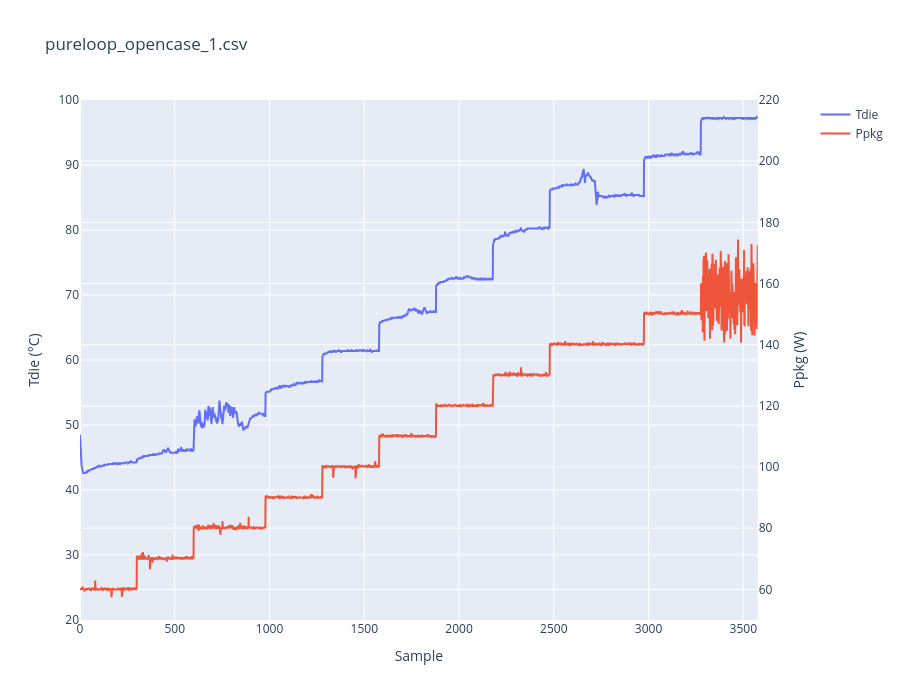
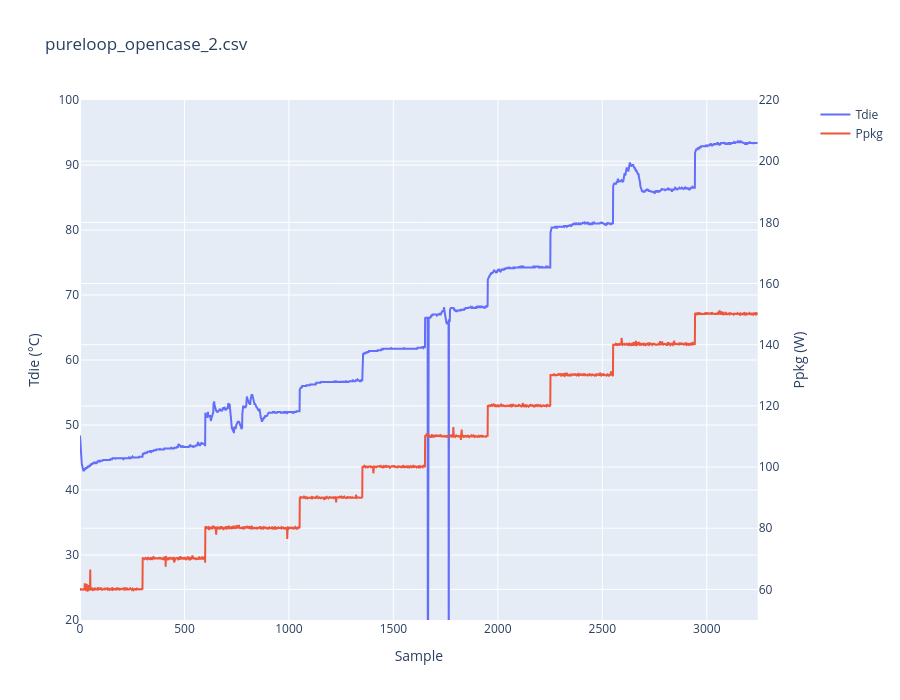
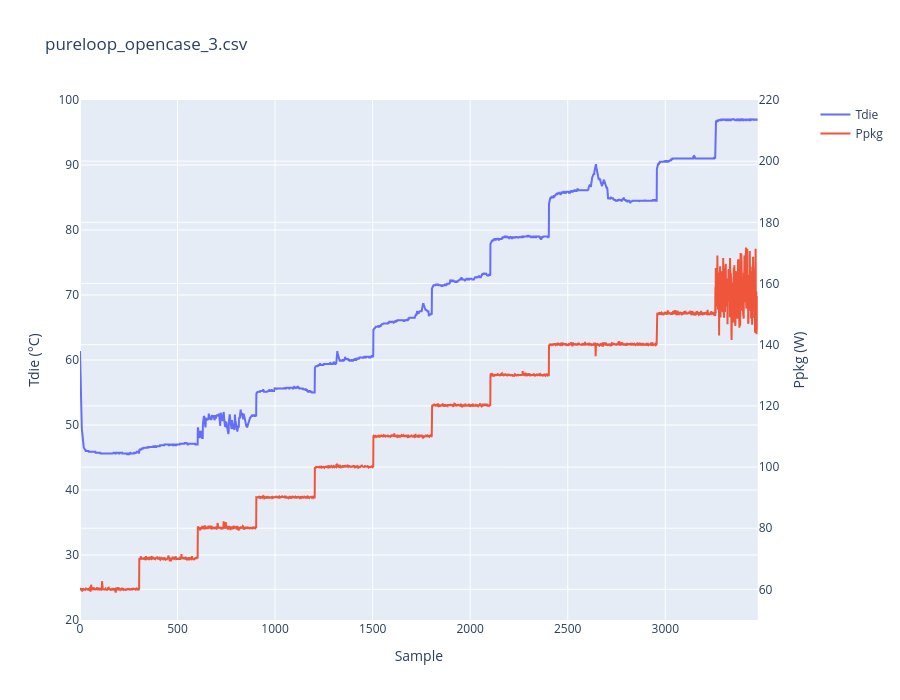
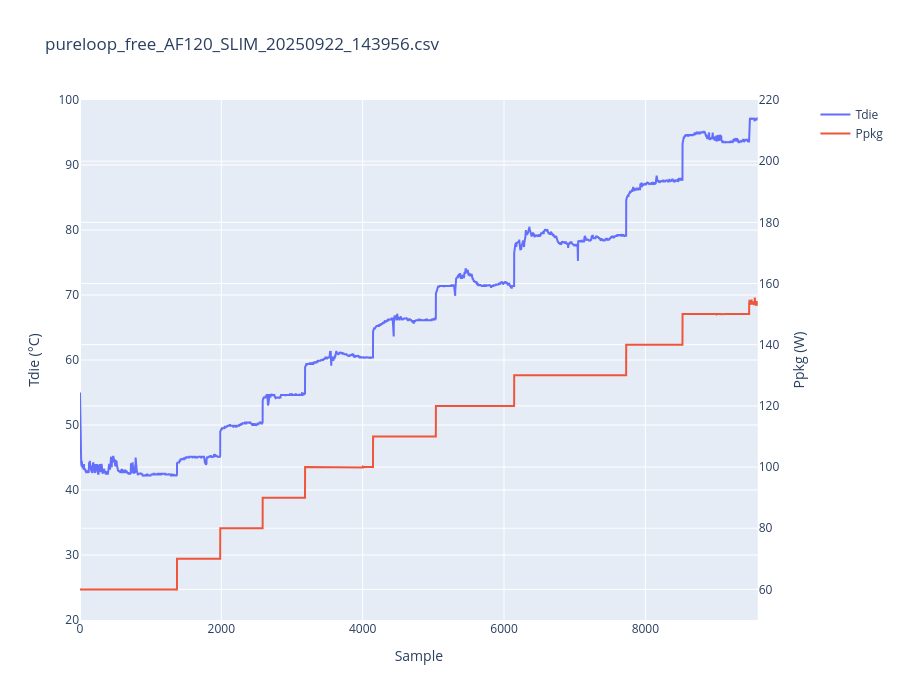

Source (notebook cell) for these figures, in order:
### Markdown cell above
## Stock be quiet! Pure Loop 120 + stock CPU

### Code cell
stock_bequiet_runs = valid_runs[
    (~valid_runs['delidded']) & (valid_runs['loop_under_test'] == 'be quiet! Pure Loop 120')
]
plot_runs(stock_bequiet_runs)

### Figure 1 — Plotly figure (JSON) as saved in the notebook; plotly's stock layout.template omitted (floating-point values rounded to 4 significant figures; data arrays with more than 128 entries replaced by an {"elided": "..."} marker saying what was removed)
{"data": [{"name": "Tdie", "y": {"elided": "3577 float values"}, "type": "scatter", "xaxis": "x", "yaxis": "y"}, {"name": "Ppkg", "y": {"elided": "3577 float values"}, "type": "scatter", "xaxis": "x", "yaxis": "y2"}], "layout": {"xaxis": {"anchor": "y", "domain": [0.0, 0.94], "title": {"text": "Sample"}}, "yaxis": {"anchor": "x", "domain": [0.0, 1.0], "title": {"text": "Tdie (°C)"}, "range": [20, 100]}, "yaxis2": {"anchor": "x", "overlaying": "y", "side": "right", "title": {"text": "Ppkg (W)"}, "range": [50, 220]}, "title": {"text": "pureloop_opencase_1.csv"}, "height": 700}}

### Figure 2 — Plotly figure (JSON) as saved in the notebook; plotly's stock layout.template omitted (floating-point values rounded to 4 significant figures; data arrays with more than 128 entries replaced by an {"elided": "..."} marker saying what was removed)
{"data": [{"name": "Tdie", "y": {"elided": "3245 float values"}, "type": "scatter", "xaxis": "x", "yaxis": "y"}, {"name": "Ppkg", "y": {"elided": "3245 float values"}, "type": "scatter", "xaxis": "x", "yaxis": "y2"}], "layout": {"xaxis": {"anchor": "y", "domain": [0.0, 0.94], "title": {"text": "Sample"}}, "yaxis": {"anchor": "x", "domain": [0.0, 1.0], "title": {"text": "Tdie (°C)"}, "range": [20, 100]}, "yaxis2": {"anchor": "x", "overlaying": "y", "side": "right", "title": {"text": "Ppkg (W)"}, "range": [50, 220]}, "title": {"text": "pureloop_opencase_2.csv"}, "height": 700}}

### Figure 3 — Plotly figure (JSON) as saved in the notebook; plotly's stock layout.template omitted (floating-point values rounded to 4 significant figures; data arrays with more than 128 entries replaced by an {"elided": "..."} marker saying what was removed)
{"data": [{"name": "Tdie", "y": {"elided": "3475 float values"}, "type": "scatter", "xaxis": "x", "yaxis": "y"}, {"name": "Ppkg", "y": {"elided": "3475 float values"}, "type": "scatter", "xaxis": "x", "yaxis": "y2"}], "layout": {"xaxis": {"anchor": "y", "domain": [0.0, 0.94], "title": {"text": "Sample"}}, "yaxis": {"anchor": "x", "domain": [0.0, 1.0], "title": {"text": "Tdie (°C)"}, "range": [20, 100]}, "yaxis2": {"anchor": "x", "overlaying": "y", "side": "right", "title": {"text": "Ppkg (W)"}, "range": [50, 220]}, "title": {"text": "pureloop_opencase_3.csv"}, "height": 700}}

### Figure 4 — Plotly figure (JSON) as saved in the notebook; plotly's stock layout.template omitted (floating-point values rounded to 4 significant figures; data arrays with more than 128 entries replaced by an {"elided": "..."} marker saying what was removed)
{"data": [{"name": "Tdie", "y": {"elided": "9591 float values"}, "type": "scatter", "xaxis": "x", "yaxis": "y"}, {"name": "Ppkg", "y": {"elided": "9591 float values"}, "type": "scatter", "xaxis": "x", "yaxis": "y2"}], "layout": {"xaxis": {"anchor": "y", "domain": [0.0, 0.94], "title": {"text": "Sample"}}, "yaxis": {"anchor": "x", "domain": [0.0, 1.0], "title": {"text": "Tdie (°C)"}, "range": [20, 100]}, "yaxis2": {"anchor": "x", "overlaying": "y", "side": "right", "title": {"text": "Ppkg (W)"}, "range": [50, 220]}, "title": {"text": "pureloop_free_AF120_SLIM_20250922_143956.csv"}, "height": 700}}
